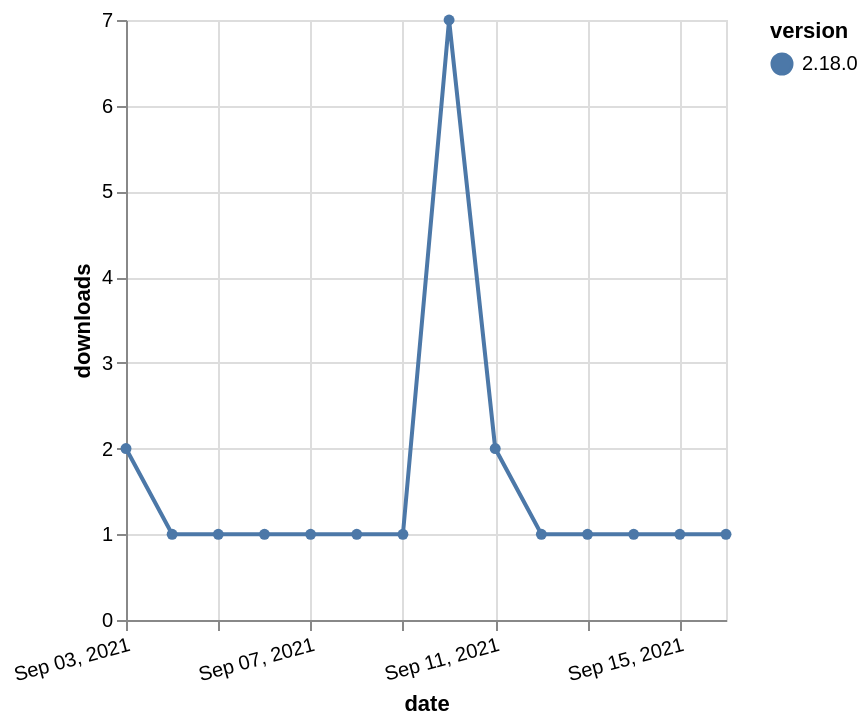

Here is the Vega-Lite specification saved for this chart:
### Vega-Lite specification from a JSON file in a GitHub repository (floating-point values rounded to 4 significant figures)
{"$schema": "https://vega.github.io/schema/vega-lite/v5.json", "description": "A simple bar chart with embedded data.", "data": {"values": [{"date": "2021-09-03", "total": 504, "delta": 2, "version": "2.18.0"}, {"date": "2021-09-04", "total": 505, "delta": 1, "version": "2.18.0"}, {"date": "2021-09-05", "total": 506, "delta": 1, "version": "2.18.0"}, {"date": "2021-09-06", "total": 507, "delta": 1, "version": "2.18.0"}, {"date": "2021-09-07", "total": 508, "delta": 1, "version": "2.18.0"}, {"date": "2021-09-08", "total": 509, "delta": 1, "version": "2.18.0"}, {"date": "2021-09-09", "total": 510, "delta": 1, "version": "2.18.0"}, {"date": "2021-09-10", "total": 517, "delta": 7, "version": "2.18.0"}, {"date": "2021-09-11", "total": 519, "delta": 2, "version": "2.18.0"}, {"date": "2021-09-12", "total": 520, "delta": 1, "version": "2.18.0"}, {"date": "2021-09-13", "total": 521, "delta": 1, "version": "2.18.0"}, {"date": "2021-09-14", "total": 522, "delta": 1, "version": "2.18.0"}, {"date": "2021-09-15", "total": 523, "delta": 1, "version": "2.18.0"}, {"date": "2021-09-16", "total": 524, "delta": 1, "version": "2.18.0"}]}, "width": "container", "mark": {"type": "line", "point": {"filled": true}}, "encoding": {"x": {"field": "date", "type": "temporal", "timeUnit": "yearmonthdate", "title": "date", "axis": {"labelAngle": -15}}, "y": {"field": "delta", "type": "quantitative", "title": "downloads"}, "color": {"field": "version", "type": "nominal"}, "tooltip": {"field": "delta"}}}
